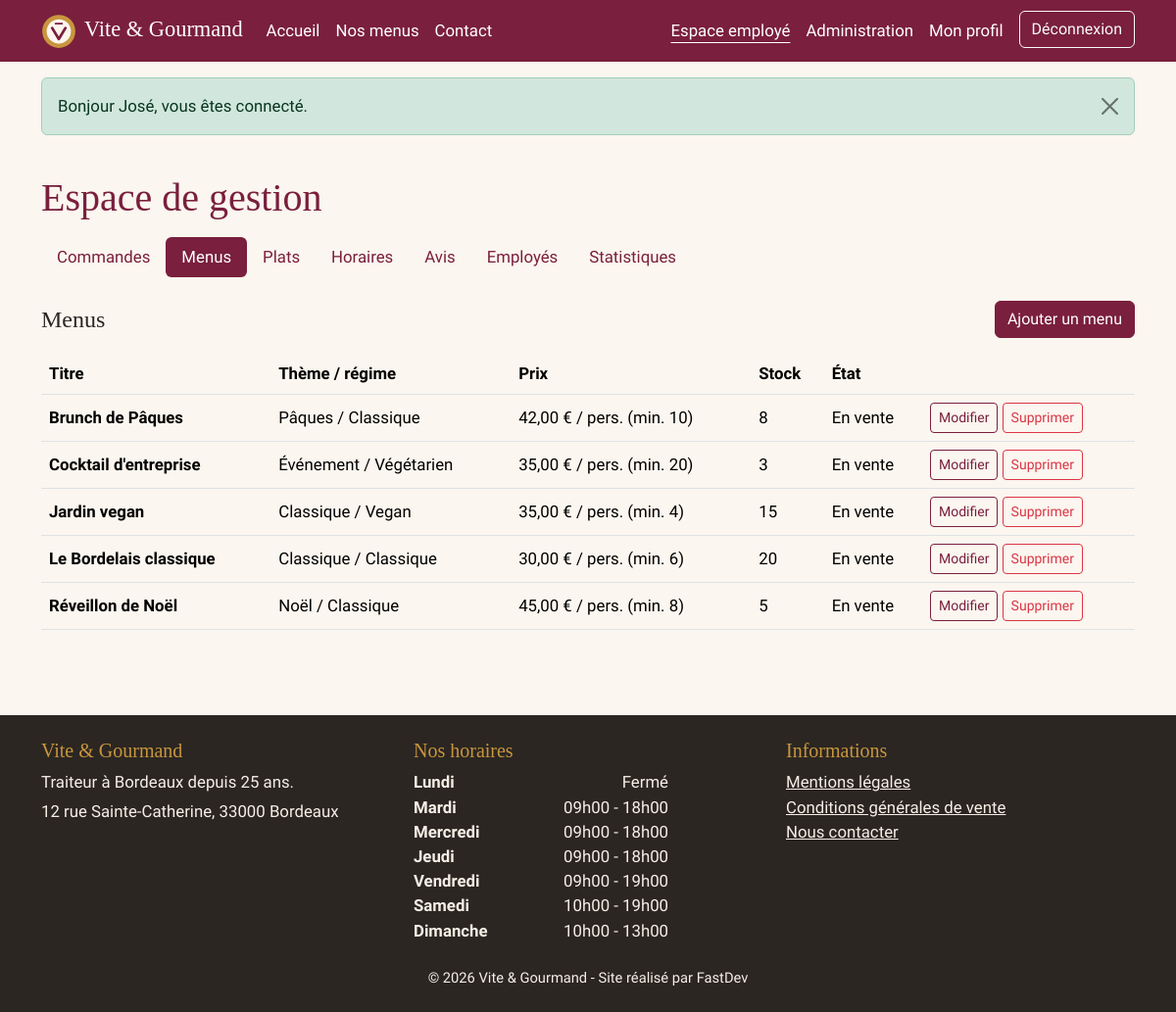
Screenshot of /employe/menus (signed in) with the database file from the repository.
### tables this page shows
CREATE TABLE menu (
    menu_id                 INT UNSIGNED AUTO_INCREMENT PRIMARY KEY,
    titre                   VARCHAR(150) NOT NULL,
    description             TEXT NOT NULL,
    theme_id                INT UNSIGNED NOT NULL,
    regime_id               INT UNSIGNED NOT NULL,
    nombre_personne_minimum INT UNSIGNED NOT NULL,
    prix_par_personne       DECIMAL(8,2) NOT NULL,      
    conditions              TEXT NOT NULL,              
    quantite_restante       INT UNSIGNED NOT NULL DEFAULT 0,  
    actif                   BOOLEAN NOT NULL DEFAULT TRUE,
    date_creation           DATETIME NOT NULL DEFAULT CURRENT_TIMESTAMP,
    CONSTRAINT fk_menu_theme  FOREIGN KEY (theme_id)  REFERENCES theme(theme_id),
    CONSTRAINT fk_menu_regime FOREIGN KEY (regime_id) REFERENCES regime(regime_id),
    CONSTRAINT chk_menu_personnes CHECK (nombre_personne_minimum >= 1),
    CONSTRAINT chk_menu_prix      CHECK (prix_par_personne > 0)
);

CREATE TABLE theme (
    theme_id  INT UNSIGNED AUTO_INCREMENT PRIMARY KEY,
    libelle   VARCHAR(50) NOT NULL UNIQUE             
);

CREATE TABLE regime (
    regime_id INT UNSIGNED AUTO_INCREMENT PRIMARY KEY,
    libelle   VARCHAR(50) NOT NULL UNIQUE             
);

CREATE TABLE horaire (
    horaire_id      INT UNSIGNED AUTO_INCREMENT PRIMARY KEY,
    jour            ENUM('lundi','mardi','mercredi','jeudi','vendredi','samedi','dimanche') NOT NULL UNIQUE,
    heure_ouverture TIME NULL,
    heure_fermeture TIME NULL,
    ferme           BOOLEAN NOT NULL DEFAULT FALSE
);

### pages/employe/menus.php (called while the page is built, shortened)
<?php
$menus = Database::run(
    'SELECT m.menu_id, m.titre, m.prix_par_personne, m.prix_par_personne * m.nombre_personne_minimum AS prix_minimum, m.nombre_personne_minimum, m.quantite_restante, m.actif,
            t.libelle AS theme, r.libelle AS regime
     FROM menu m JOIN theme t USING (theme_id) JOIN regime r USING (regime_id)
     ORDER BY m.actif DESC, m.titre'
)->fetchAll();
render('employe/menus', ['title' => 'Gestion des menus', 'menus' => $menus]);

### public/index.php (called while the page is built, shortened)
<?php
$routes = [
    '/'                        => ['accueil', PUBLIC_],
    '/menus'                   => ['menus', PUBLIC_],
    '/menu'                    => ['menu', PUBLIC_],
    '/contact'                 => ['contact', PUBLIC_],
    '/mentions-legales'        => ['mentions-legales', PUBLIC_],
    '/cgv'                     => ['cgv', PUBLIC_],
    '/inscription'             => ['auth/inscription', PUBLIC_],
    '/connexion'               => ['auth/connexion', PUBLIC_],
    '/deconnexion'             => ['auth/deconnexion', CONNECTE],
    '/mot-de-passe-oublie'     => ['auth/mot-de-passe-oublie', PUBLIC_],
    '/reinitialiser'           => ['auth/reinitialiser', PUBLIC_],
    '/api/menus'               => ['api/menus', PUBLIC_],
    '/commander'               => ['commande/commander', CLIENT],
    '/espace'                  => ['espace/commandes', CLIENT],
    '/espace/commande'         => ['espace/commande', CLIENT],
    '/espace/commande/modifier'=> ['espace/modifier', CLIENT],
    '/espace/avis'             => ['espace/avis', CLIENT],
    '/espace/profil'           => ['espace/profil', CONNECTE],
    '/employe'                 => ['employe/commandes', STAFF],
    '/employe/commande'        => ['employe/commande', STAFF],
    '/employe/menus'           => ['employe/menus', STAFF],
    '/employe/menu'            => ['employe/menu-form', STAFF],
    '/employe/plats'           => ['employe/plats', STAFF],
    '/employe/horaires'        => ['employe/horaires', STAFF],
    '/employe/avis'            => ['employe/avis', STAFF],
    '/admin/employes'          => ['admin/employes', ADMIN],
    '/admin/statistiques'      => ['admin/statistiques', ADMIN],
    '/api/statistiques'        => ['api/statistiques', ADMIN],
];
$path = rtrim(current_path(), '/') ?: '/';
try {
    [$page, $roles] = $routes[$path];
    Auth::refresh();
    require dirname(__DIR__) . '/pages/' . $page . '.php';
} catch (\Throwable $e) {
    error_log((string) $e);
    if (App\Env::bool('APP_DEBUG')) {
        throw $e;
    }
    abort(500, 'Une erreur inattendue est survenue. Veuillez réessayer plus tard.');
}

### src/Auth.php (called while the page is built, shortened)
<?php
final class Auth
{
    public static function user(): ?array
    {
        return $_SESSION['user'] ?? null;
    }
    public static function id(): ?int
    {
        return self::user()['id'] ?? null;
    }
    public static function hasRole(string ...$roles): bool
    {
        $user = self::user();
        return $user !== null && in_array($user['role'], $roles, true);
    }
    public static function isStaff(): bool
    {
        return self::hasRole(self::EMPLOYE, self::ADMIN);
    }
    public static function refresh(): void
    {
        $row = Database::run(
            'SELECT u.actif, r.libelle AS role FROM utilisateur u JOIN role r ON r.role_id = u.role_id
             WHERE u.utilisateur_id = :id',
            ['id' => self::id()]
        )->fetch();
    }
}

### src/Env.php (called while the page is built, shortened)
<?php
final class Env
{
    public static function get(string $key, string $default = ''): string
    {
        $value = getenv($key);
        return $value === false ? $default : $value;
    }
}

### src/Database.php (called while the page is built, shortened)
<?php
final class Database
{
    private static ?PDO $pdo = null;
    public static function pdo(): PDO
    {
        if (self::$pdo === null) {
            $dsn = sprintf(
                'mysql:host=%s;port=%s;dbname=%s;charset=utf8mb4',
                Env::get('DB_HOST', '127.0.0.1'),
                Env::get('DB_PORT', '3306'),
                Env::get('DB_NAME', 'vite_gourmand')
            );
            $options = [
                PDO::ATTR_ERRMODE            => PDO::ERRMODE_EXCEPTION,
                PDO::ATTR_DEFAULT_FETCH_MODE => PDO::FETCH_ASSOC,
                PDO::ATTR_EMULATE_PREPARES   => false,
            ];
            $ca = Env::get('DB_SSL_CA');
            self::$pdo = new PDO($dsn, Env::get('DB_USER', 'root'), Env::get('DB_PASSWORD'), $options);
            self::$pdo->exec("SET time_zone = '" . (new \DateTimeImmutable())->format('P') . "'");
        }
        return self::$pdo;
    }
    public static function run(string $sql, array $params = []): \PDOStatement
    {
        $stmt = self::pdo()->prepare($sql);
        $stmt->execute($params);
        return $stmt;
    }
}

### templates/pages/employe/menus.php (the view, shortened to what this page needs)
<div class="container py-4">
    <h1 class="mb-3">Espace de gestion</h1>
    <?= render_partial('partials/nav-staff') ?>
    <div class="d-flex justify-content-between align-items-center mb-3">
        <h2 class="h4 mb-0">Menus</h2>
        <a href="/employe/menu" class="btn btn-bordeaux">Ajouter un menu</a>
    </div>
    <div class="table-responsive">
        <table class="table align-middle">
            <thead><tr>
                <th scope="col">Titre</th><th scope="col">Thème / régime</th><th scope="col">Prix</th>
                <th scope="col">Stock</th><th scope="col">État</th><th scope="col"><span class="visually-hidden">Actions</span></th>
            </tr></thead>
            <tbody>
            <?php foreach ($menus as $m): ?>
                <tr>
                    <th scope="row"><?= e($m['titre']) ?></th>
                    <td><?= e($m['theme']) ?> / <?= e($m['regime']) ?></td>
                    <td><?= money($m['prix_par_personne']) ?> / pers. (min. <?= (int) $m['nombre_personne_minimum'] ?>)</td>
                    <td><?= (int) $m['quantite_restante'] ?></td>
                    <td><?= $m['actif'] ? 'En vente' : 'Archivé' ?></td>
                    <td class="text-nowrap">
                        <a class="btn btn-sm btn-outline-bordeaux" href="/employe/menu?id=<?= (int) $m['menu_id'] ?>">Modifier<span class="visually-hidden"> <?= e($m['titre']) ?></span></a>
                        <form method="post" action="/employe/menus" class="d-inline<?= $m['actif'] ? ' js-confirmer' : '' ?>" data-confirmation="Supprimer le menu « <?= e($m['titre']) ?> » ?">
                            <?php if ($m['actif']): ?>
                                <button type="submit" name="action" value="supprimer" class="btn btn-sm btn-outline-danger">Supprimer<span class="visually-hidden"> <?= e($m['titre']) ?></span></button>
                            <?php else: ?>
                                <button type="submit" name="action" value="reactiver" class="btn btn-sm btn-outline-success">Remettre en vente<span class="visually-hidden"> <?= e($m['titre']) ?></span></button>
                            <?php endif; ?>
                        </form>
                    </td>
                </tr>
            <?php endforeach; ?>
            </tbody>
        </table>
    </div>
</div>

### templates/layout.php (shortened to what this page needs)
<?php
$user = Auth::user();
?>
<!DOCTYPE html>
<html lang="fr">
<head>
    <link href="https://cdn.jsdelivr.net/npm/bootstrap@5.3.3/dist/css/bootstrap.min.css" rel="stylesheet"
>
    <link href="/assets/css/style.css" rel="stylesheet">
</head>
<body>
<header>
    <nav class="navbar navbar-expand-lg navbar-dark bg-bordeaux" aria-label="Menu principal">
        <div class="container">
            <a class="navbar-brand" href="/">
                <img src="/assets/img/logo.svg" alt="" width="36" height="36" class="me-2">Vite &amp; Gourmand
            </a>
            <div class="collapse navbar-collapse" id="navPrincipale">
                <ul class="navbar-nav me-auto">
                    <li class="nav-item"><a class="nav-link<?= nav_active('/') ?>" href="/">Accueil</a></li>
                    <li class="nav-item"><a class="nav-link<?= nav_active('/menus') ?>" href="/menus">Nos menus</a></li>
                    <li class="nav-item"><a class="nav-link<?= nav_active('/contact') ?>" href="/contact">Contact</a></li>
                </ul>
                <ul class="navbar-nav">
                    <?php if ($user === null): ?>
                        <li class="nav-item"><a class="nav-link<?= nav_active('/connexion') ?>" href="/connexion">Connexion</a></li>
                        <li class="nav-item"><a class="btn btn-or ms-lg-2" href="/inscription">Créer un compte</a></li>
                    <?php else: ?>
                        <?php if (Auth::isStaff()): ?>
                            <li class="nav-item"><a class="nav-link<?= nav_active('/employe') ?>" href="/employe">Espace employé</a></li>
                        <?php endif; ?>
                        <?php if ($user['role'] === Auth::ADMIN): ?>
                            <li class="nav-item"><a class="nav-link<?= nav_active('/admin/statistiques') ?>" href="/admin/statistiques">Administration</a></li>
                        <?php endif; ?>
                        <li class="nav-item"><a class="nav-link<?= nav_active('/espace/profil') ?>" href="/espace/profil">Mon profil</a></li>
                        <li class="nav-item">
                            <form action="/deconnexion" method="post" class="d-inline">
                                <button type="submit" class="btn btn-outline-light ms-lg-2">Déconnexion</button>
                            </form>
                        </li>
                    <?php endif; ?>
                </ul>
            </div>
        </div>
    </nav>
</header>
<main id="contenu" tabindex="-1">
    <?php $messages = flashes(); if ($messages): ?>
        <div class="container mt-3">
            <?php foreach ($messages as $m): ?>
                <div class="alert alert-<?= e($m['type']) ?> alert-dismissible fade show" role="alert">
                    <?= e($m['message']) ?>
                    <button type="button" class="btn-close" data-bs-dismiss="alert" aria-label="Fermer le message"></button>
                </div>
            <?php endforeach; ?>
        </div>
    <?php endif; ?>
    <?= $contenu ?>
</main>
<footer class="footer mt-5">
    <div class="container py-4">
        <div class="row g-4">
            <div class="col-md-4">
                <h2 class="h5">Vite &amp; Gourmand</h2>
                <p class="mb-1">Traiteur à Bordeaux depuis 25 ans.</p>
                <p class="mb-0">12 rue Sainte-Catherine, 33000 Bordeaux</p>
            </div>
            <div class="col-md-4">
                <h2 class="h5">Nos horaires</h2>
                <ul class="list-unstyled horaires mb-0">
                    <?php $horaires = horaires(); if (!$horaires): ?><li>Horaires momentanément indisponibles</li><?php endif; ?>
                    <?php foreach ($horaires as $h): ?>
                        <li>
                            <span class="jour"><?= e(ucfirst($h['jour'])) ?></span>
                            <span><?= $h['ferme'] ? 'Fermé' : e(heure_fr($h['heure_ouverture']) . ' - ' . heure_fr($h['heure_fermeture'])) ?></span>
                        </li>
                    <?php endforeach; ?>
                </ul>
            </div>
            <div class="col-md-4">
                <h2 class="h5">Informations</h2>
                <ul class="list-unstyled mb-0">
                    <li><a href="/mentions-legales">Mentions légales</a></li>
                    <li><a href="/cgv">Conditions générales de vente</a></li>
                    <li><a href="/contact">Nous contacter</a></li>
                </ul>
            </div>
        </div>
        <p class="text-center small mt-4 mb-0">&copy; <?= date('Y') ?> Vite &amp; Gourmand - Site réalisé par FastDev</p>
    </div>
</footer>
</body>
</html>

### public/assets/css/style.css (style rules this page uses)
:root { --vg-bordeaux: #7A1F3D; --vg-bordeaux-fonce: #5A1530; --vg-creme: #FBF6EF; --vg-creme-fonce: #F3E8D8; --vg-or: #C8963E; --vg-sauge: #3F5A3B; --vg-encre: #2B2622; --bs-body-font-family: 'Source Sans 3', system-ui, sans-serif; --bs-body-color: var(--vg-encre); --bs-body-bg: var(--vg-creme); --bs-link-color-rgb: 122, 31, 61; --bs-link-hover-color-rgb: 90, 21, 48; }
body { font-size: 1.05rem; }
h1, h2, h3, .h1, .h2, .h3, .navbar-brand, .atout-chiffre { font-family: 'Playfair Display', Georgia, serif; color: var(--vg-bordeaux); }
.h5, .h6, h4, h5, h6 { color: var(--vg-encre); }
.bg-bordeaux { background-color: var(--vg-bordeaux) !important; }
.navbar-brand { color: #fff !important; font-size: 1.4rem; }
.navbar-dark .nav-link { color: #fff; }
.navbar-dark .nav-link:hover, .navbar-dark .nav-link.active { color: #fff; text-decoration: underline; text-underline-offset: 6px; }
.btn-bordeaux { --bs-btn-bg: var(--vg-bordeaux); --bs-btn-border-color: var(--vg-bordeaux); --bs-btn-color: #fff; --bs-btn-hover-bg: var(--vg-bordeaux-fonce); --bs-btn-hover-border-color: var(--vg-bordeaux-fonce); --bs-btn-hover-color: #fff; --bs-btn-active-bg: var(--vg-bordeaux-fonce); --bs-btn-active-color: #fff; }
.btn-outline-bordeaux { --bs-btn-color: var(--vg-bordeaux); --bs-btn-border-color: var(--vg-bordeaux); --bs-btn-hover-bg: var(--vg-bordeaux); --bs-btn-hover-color: #fff; --bs-btn-active-bg: var(--vg-bordeaux-fonce); --bs-btn-active-color: #fff; }
.footer { background: var(--vg-encre); color: #f5efe6; }
.footer .h5 { color: var(--vg-or); font-family: 'Playfair Display', Georgia, serif; }
.footer a { color: #f5efe6; }
.horaires li { display: flex; justify-content: space-between; max-width: 260px; }
.horaires .jour { font-weight: 600; }

### rows the page displays
menu: titre "Brunch de Pâques", theme.libelle "Pâques", regime.libelle "Classique", prix_par_personne "42,00 €", nombre_personne_minimum "10", quantite_restante "8", actif "En vente"
menu: titre "Cocktail d'entreprise", theme.libelle "Événement", regime.libelle "Végétarien", prix_par_personne "35,00 €", nombre_personne_minimum "20", quantite_restante "3", actif "En vente"
menu: titre "Jardin vegan", theme.libelle "Classique", regime.libelle "Vegan", prix_par_personne "35,00 €", nombre_personne_minimum "4", quantite_restante "15", actif "En vente"
menu: titre "Le Bordelais classique", theme.libelle "Classique", regime.libelle "Classique", prix_par_personne "30,00 €", nombre_personne_minimum "6", quantite_restante "20", actif "En vente"
menu: titre "Réveillon de Noël", theme.libelle "Noël", regime.libelle "Classique", prix_par_personne "45,00 €", nombre_personne_minimum "8", quantite_restante "5", actif "En vente"
horaire: jour "Lundi", ferme "Fermé"
horaire: jour "Mardi", heure_ouverture+heure_fermeture "09h00 - 18h00"
horaire: jour "Mercredi", heure_ouverture+heure_fermeture "09h00 - 18h00"
horaire: jour "Jeudi", heure_ouverture+heure_fermeture "09h00 - 18h00"
horaire: jour "Vendredi", heure_ouverture+heure_fermeture "09h00 - 19h00"
horaire: jour "Samedi", heure_ouverture+heure_fermeture "10h00 - 19h00"
horaire: jour "Dimanche", heure_ouverture+heure_fermeture "10h00 - 13h00"

### other values shown
$m['message'] "Bonjour José, vous êtes connecté."
